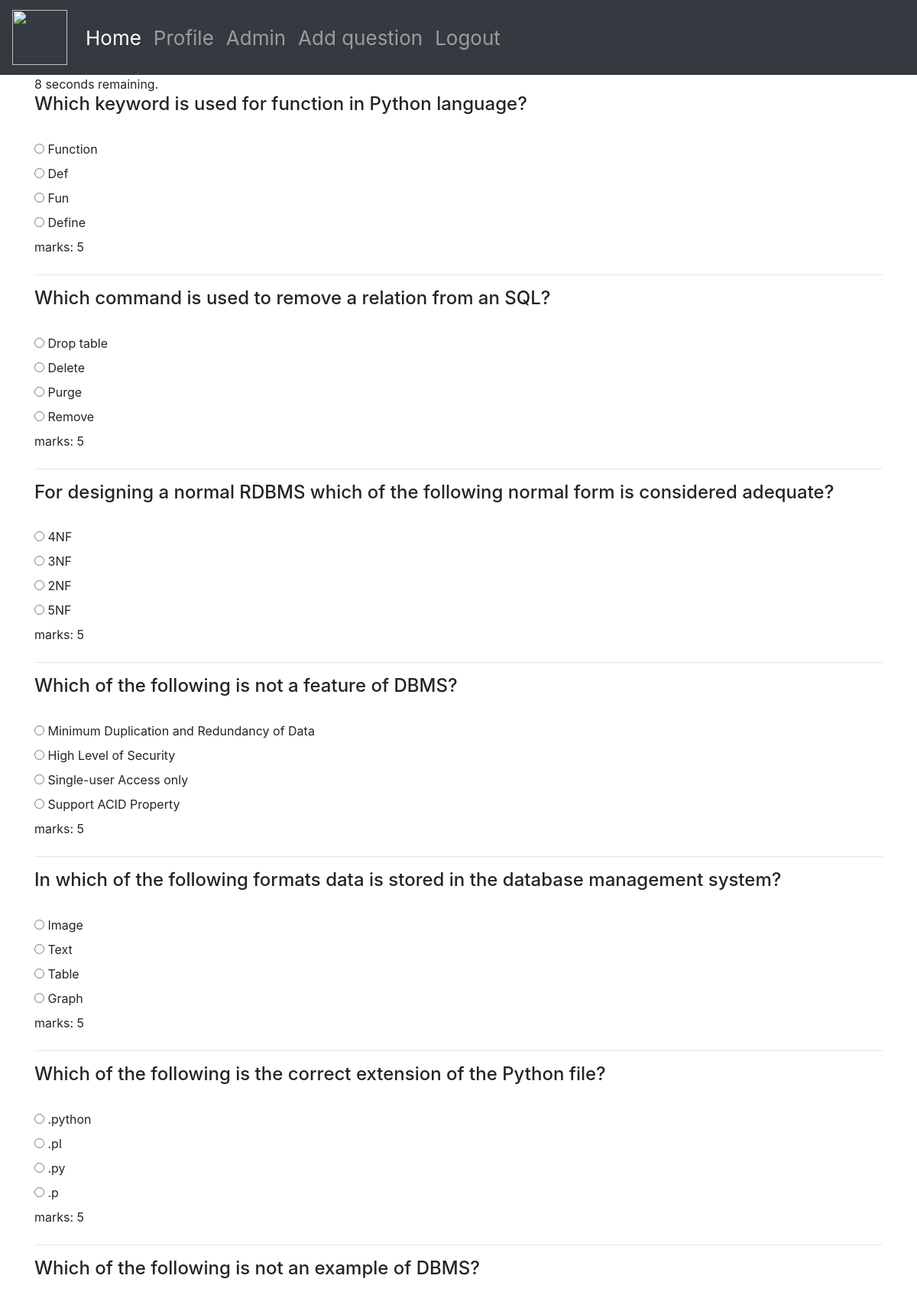
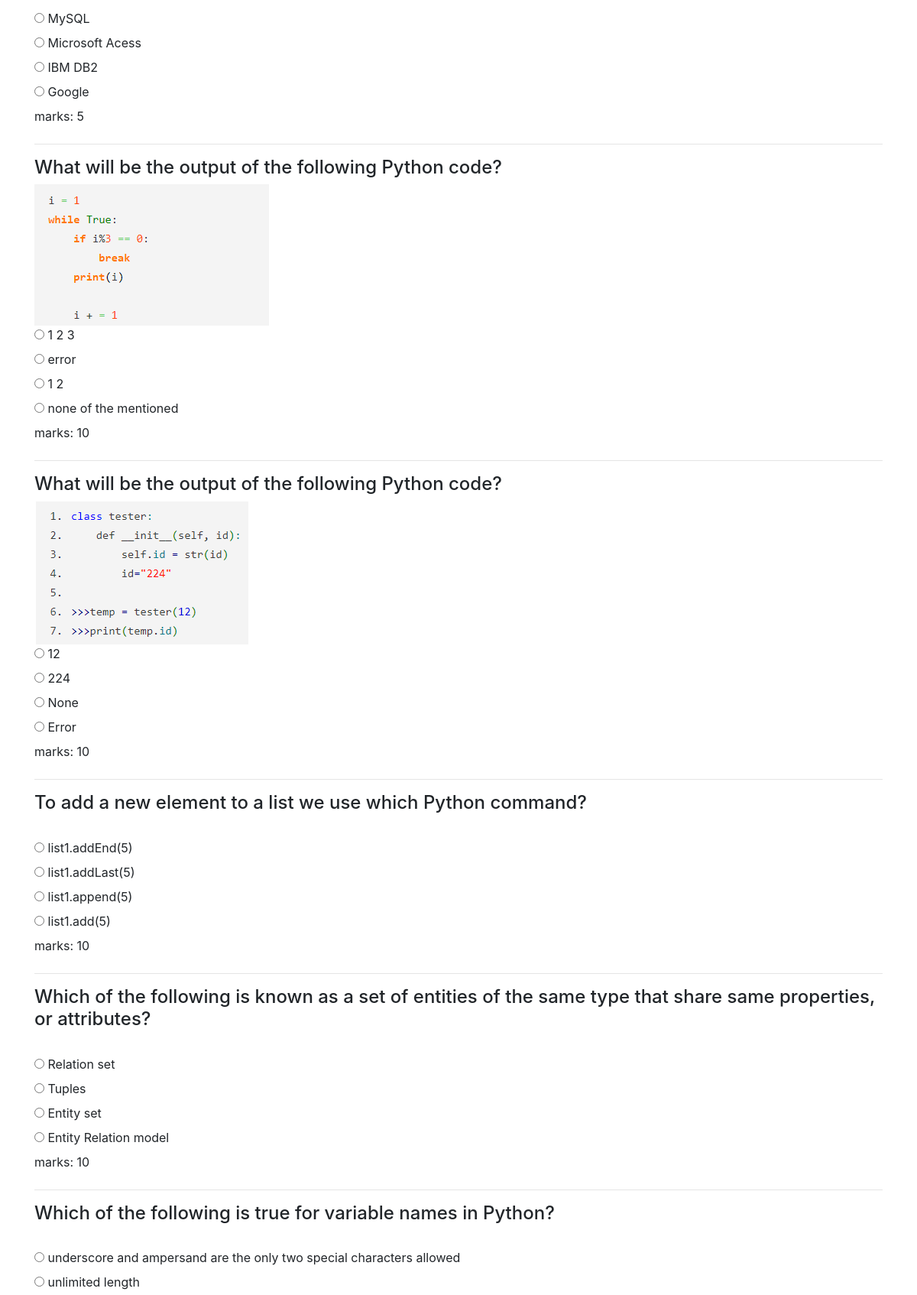
/randompage (signed in, upper part), run on the app's committed database (2 pictures, top to bottom).
### home/models.py (models this page shows, shortened)
class QuesModel(models.Model):
    question = models.CharField(max_length=400,null=True)
    desc = models.ImageField(null=True,blank=True,upload_to="images/")
    category = models.CharField(max_length=200,null=True)
    marks = models.IntegerField(default=0)
    op1 = models.CharField(max_length=200,null=True)
    op2 = models.CharField(max_length=200,null=True)
    op3 = models.CharField(max_length=200,null=True)
    op4 = models.CharField(max_length=200,null=True)
    ans = models.CharField(max_length=200,null=True)
    explaination = models.CharField(max_length=400,null=True,default="")
    subject = models.CharField(max_length=200,default="")

### home/views.py (the view, shortened to what this page needs)
# urls.py: path('randompage', views.randompage, name="randompage"),
def randompage(request):
    if request.user.is_anonymous:
        return redirect("/login")
    questions_basic = QuesModel.objects.filter(category="basic", marks="5")
    questions_basic = list(questions_basic)
    basic_1 = random.randint(0,len(questions_basic)-1)
    question_basic_1 = questions_basic[basic_1]
    questions_basic.pop(basic_1)
    basic_2 = random.randint(0,len(questions_basic)-1)
    question_basic_2 = questions_basic[basic_2]
    questions_basic.pop(basic_2)
    basic_3 = random.randint(0,len(questions_basic)-1)
    question_basic_3 = questions_basic[basic_3]
    questions_basic.pop(basic_3)
    basic_4 = random.randint(0,len(questions_basic)-1)
    question_basic_4 = questions_basic[basic_4]
    questions_basic.pop(basic_4)
    basic_5 = random.randint(0,len(questions_basic)-1)
    question_basic_5 = questions_basic[basic_5]
    questions_basic.pop(basic_5)
    basic_6 = random.randint(0,len(questions_basic)-1)
    question_basic_6 = questions_basic[basic_6]
    questions_basic.pop(basic_6)
    basic_7 = random.randint(0,len(questions_basic)-1)
    question_basic_7 = questions_basic[basic_7]
    questions_basic.pop(basic_7)
    questions_basic_new = [question_basic_1, question_basic_2, question_basic_3, question_basic_4, question_basic_5, question_basic_6, question_basic_7]
    questions_intermediate = QuesModel.objects.filter(category="intermediate", marks="10")
    questions_intermediate = list(questions_intermediate)
    intermediate_1 = random.randint(0,len(questions_intermediate)-1)
    question_intermediate_1 = questions_intermediate[intermediate_1]
    questions_intermediate.pop(intermediate_1)
    intermediate_2 = random.randint(0,len(questions_intermediate)-1)
    question_intermediate_2 = questions_intermediate[intermediate_2]
    questions_intermediate.pop(intermediate_2)
    intermediate_3 = random.randint(0,len(questions_intermediate)-1)
    question_intermediate_3 = questions_intermediate[intermediate_3]
    questions_intermediate.pop(intermediate_3)
    intermediate_4 = random.randint(0,len(questions_intermediate)-1)
    question_intermediate_4 = questions_intermediate[intermediate_4]
    questions_intermediate.pop(intermediate_4)
    intermediate_5 = random.randint(0,len(questions_intermediate)-1)
    question_intermediate_5 = questions_intermediate[intermediate_5]
    questions_intermediate.pop(intermediate_5)
    questions_intermediate_new = [question_intermediate_1, question_intermediate_2, question_intermediate_3, question_intermediate_4, question_intermediate_5]
    questions_advance = QuesModel.objects.filter(category="advance", marks="15")
    questions_advance = list(questions_advance)
    advance_1 = random.randint(0,len(questions_advance)-1)
    question_advance_1 = questions_advance[advance_1]
    questions_advance.pop(advance_1)
    advance_2 = random.randint(0,len(questions_advance)-1)
    question_advance_2 = questions_advance[advance_2]
    questions_advance.pop(advance_2)
    advance_3 = random.randint(0,len(questions_advance)-1)
    question_advance_3 = questions_advance[advance_3]
    questions_advance.pop(advance_3)
    questions_advance_new = [question_advance_1, question_advance_2, question_advance_3]
    context={'questions_list_basic':questions_basic_new,
            'questions_list_intermediate':questions_intermediate_new,
            'questions_list_advance':questions_advance_new}
    return render(request, "randompage.html",context)

### templates/randompage.html (shortened to what this page needs)
{% extends 'navbar.html' %}
{% block body %}
<div class="container">
    <div id="timer"></div>
    <form id="random" method="post" action="">
        {%for j in questions_list_basic%}
    <h4>{{j.question}}</h4>
    <br>
    <input type="radio" value="{{j.op1}}" name="answer_basic{{forloop.counter}}">
    <label for="answer_basic{{forloop.counter}}">{{j.op1}}</label>
    <br>
    <input type="radio" value="{{j.op2}}" name="answer_basic{{forloop.counter}}">
    <label for="answer_basic{{forloop.counter}}">{{j.op2}}</label>
    <br>
    <input type="radio" value="{{j.op3}}" name="answer_basic{{forloop.counter}}">
    <label for="answer_basic{{forloop.counter}}">{{j.op3}}</label>
    <br>
    <input type="radio" value="{{j.op4}}" name="answer_basic{{forloop.counter}}">
    <label for="answer_basic{{forloop.counter}}">{{j.op4}}</label>
    <br>
    <label>marks: {{j.marks}}</label>
    <hr>
    {%endfor%}
    {%for k in questions_list_intermediate%}
    <h4>{{k.question}}</h4>
    {%if k.desc%}
        <img src="{{k.desc.url}}">
    {%endif%}
    <br>
    <input type="radio" value="{{k.op1}}" name="answer_intermediate{{forloop.counter}}">
    <label for="answer_intermediate{{forloop.counter}}">{{k.op1}}</label>
    <br>
    <input type="radio" value="{{k.op2}}" name="answer_intermediate{{forloop.counter}}">
    <label for="answer_intermediate{{forloop.counter}}">{{k.op2}}</label>
    <br>
    <input type="radio" value="{{k.op3}}" name="answer_intermediate{{forloop.counter}}">
    <label for="answer_intermediate{{forloop.counter}}">{{k.op3}}</label>
    <br>
    <input type="radio" value="{{k.op4}}" name="answer_intermediate{{forloop.counter}}">
    <label for="answer_intermediate{{forloop.counter}}">{{k.op4}}</label>
    <br>
    <label>marks: {{k.marks}}</label>
    <hr>
    {%endfor%}
    {%for l in questions_list_advance%}
    <br>
    <br>
    <br>
    <br>
    <br>
    {%endfor%}
    </form>
    </div>
{% endblock body %}

### data on the page
QuesModel: question "Which keyword is used for function in Python language?", op1 "Function", op2 "Def", op3 "Fun", op4 "Define", marks "5"
QuesModel: question "Which command is used to remove a relation from an SQL?", op1 "Drop table", op2 "Delete", op3 "Purge", op4 "Remove", marks "5"
QuesModel: question "For designing a normal RDBMS which of the following normal form is considered adequate?", op1 "4NF", op2 "3NF", op3 "2NF", op4 "5NF", marks "5"
QuesModel: question "Which of the following is not a feature of DBMS?", op1 "Minimum Duplication and Redundancy of Data", op2 "High Level of Security", op3 "Single-user Access only", op4 "Support ACID Property", marks "5"
QuesModel: question "In which of the following formats data is stored in the database management system?", op1 "Image", op2 "Text", op3 "Table", op4 "Graph", marks "5"
QuesModel: question "Which of the following is the correct extension of the Python file?", op1 ".python", op2 ".pl", op3 ".py", op4 ".p", marks "5"
QuesModel: question "Which of the following is not an example of DBMS?", op1 "MySQL", op2 "Microsoft Acess", op3 "IBM DB2", op4 "Google", marks "5"
QuesModel: question "What will be the output of the following Python code?", desc (picture), op1 "1 2 3", op2 "error", op3 "1 2", op4 "none of the mentioned", marks "10"
QuesModel: question "What will be the output of the following Python code?", desc (picture), op1 "12", op2 "224", op3 "None", op4 "Error", marks "10"
QuesModel: question "To add a new element to a list we use which Python command?", op1 "list1.addEnd(5)", op2 "list1.addLast(5)", op3 "list1.append(5)", op4 "list1.add(5)", marks "10"
QuesModel: question "Which of the following is known as a set of entities of the same type that share same properties, or attributes?", op1 "Relation set", op2 "Tuples", op3 "Entity set", op4 "Entity Relation model", marks "10"
QuesModel: question "Which of the following is true for variable names in Python?", op1 "underscore and ampersand are the only two special characters allowed", op2 "unlimited length"
